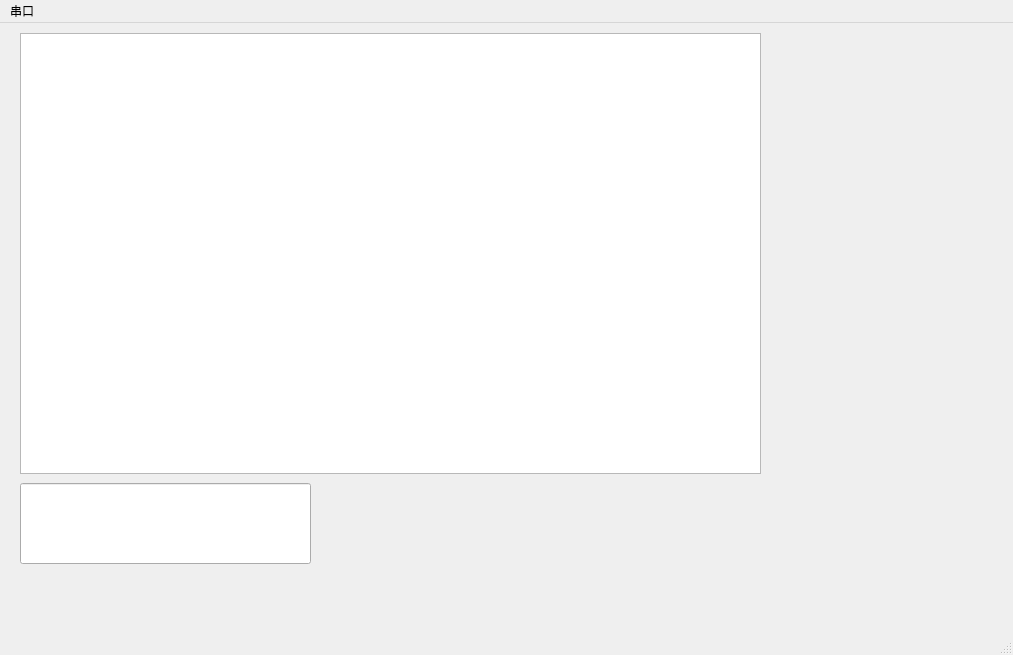
<?xml version="1.0" encoding="UTF-8"?>
<ui version="4.0">
 <class>ui_shell</class>
 <widget class="QMainWindow" name="ui_shell">
  <property name="geometry">
   <rect>
    <x>0</x>
    <y>0</y>
    <width>1013</width>
    <height>655</height>
   </rect>
  </property>
  <property name="windowTitle">
   <string>MainWindow</string>
  </property>
  <widget class="QWidget" name="centralwidget">
   <widget class="QTextEdit" name="outputTextEdit">
    <property name="geometry">
     <rect>
      <x>20</x>
      <y>10</y>
      <width>741</width>
      <height>441</height>
     </rect>
    </property>
   </widget>
   <widget class="QLineEdit" name="inputLineEdit">
    <property name="geometry">
     <rect>
      <x>20</x>
      <y>460</y>
      <width>291</width>
      <height>81</height>
     </rect>
    </property>
   </widget>
  </widget>
  <widget class="QMenuBar" name="menubar">
   <property name="geometry">
    <rect>
     <x>0</x>
     <y>0</y>
     <width>1013</width>
     <height>28</height>
    </rect>
   </property>
   <widget class="QMenu" name="menu">
    <property name="title">
     <string>串口</string>
    </property>
    <addaction name="action_openserial"/>
   </widget>
   <addaction name="menu"/>
  </widget>
  <widget class="QStatusBar" name="statusbar"/>
  <action name="action_openserial">
   <property name="text">
    <string>打开</string>
   </property>
  </action>
 </widget>
 <resources/>
 <connections/>
</ui>
